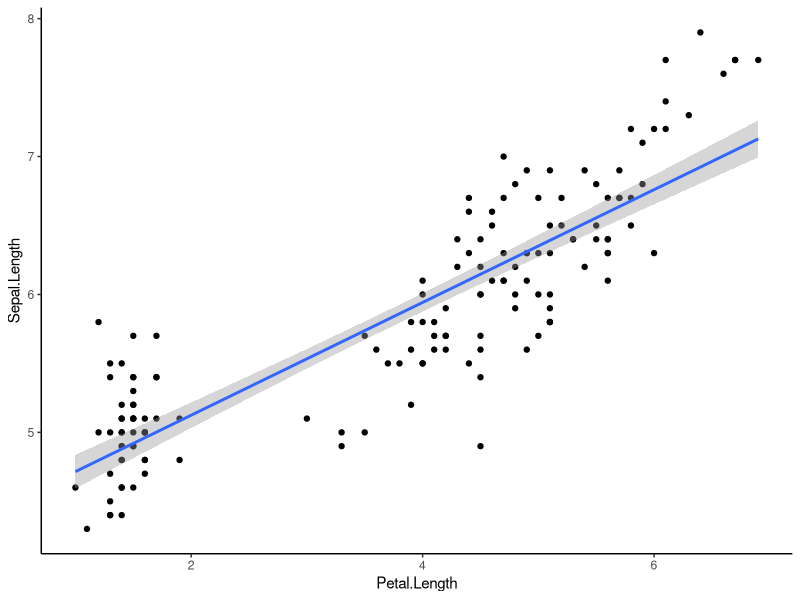

Reproduce this figure in R.
## ---- chunk 1
knitr::opts_chunk$set(echo = TRUE)
library(kableExtra)
library(tidyverse)
## ---- chunk 2
ggplot(iris, aes(x = Petal.Length, y = Sepal.Length)) +
  geom_point() +
  geom_smooth(method = "lm") +
  theme_classic()
## ---- chunk 3
# Generating a data frame
example_df <- data.frame(Covariate = c("Distance from mainland", "Island area", "Species Richness", "Soil type: Loam", "Soil type: Sand"),
                         `Effect size` = c(1.52820, 0.02348, 0.8023, -2.237014, 0.32481),
                         `Standard error` = c(0.23497, 0.005193, 0.719562, 1.80833, 0.058742),
                         `p-value` = c(0.000325, 0.00247, 0.7382, 0.042885, 0.0045162))

# Generate a table using kable()
knitr::kable(example_df, digits = 2) %>%
  kableExtra::kable_styling(font_size = 18,
                            html_font = "Times New Roman",
                            htmltable_class = "lightable-classic")
